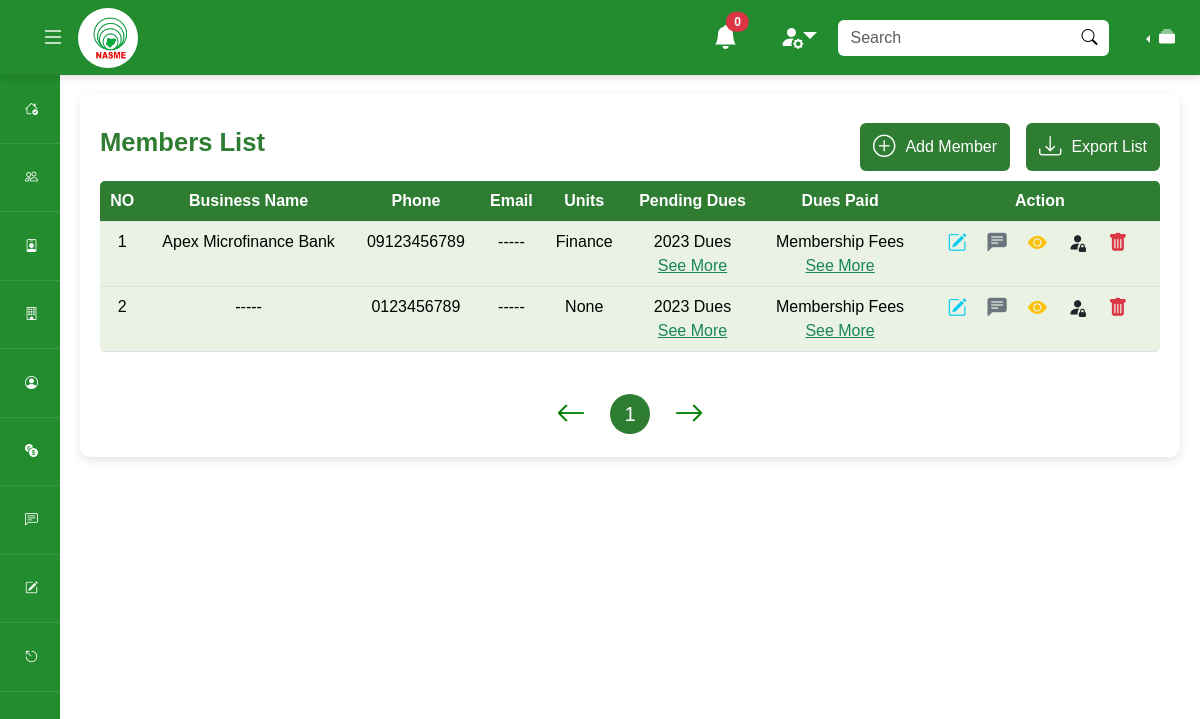
Before: /testadmin/manage-member/ (signed in) with the older database file.
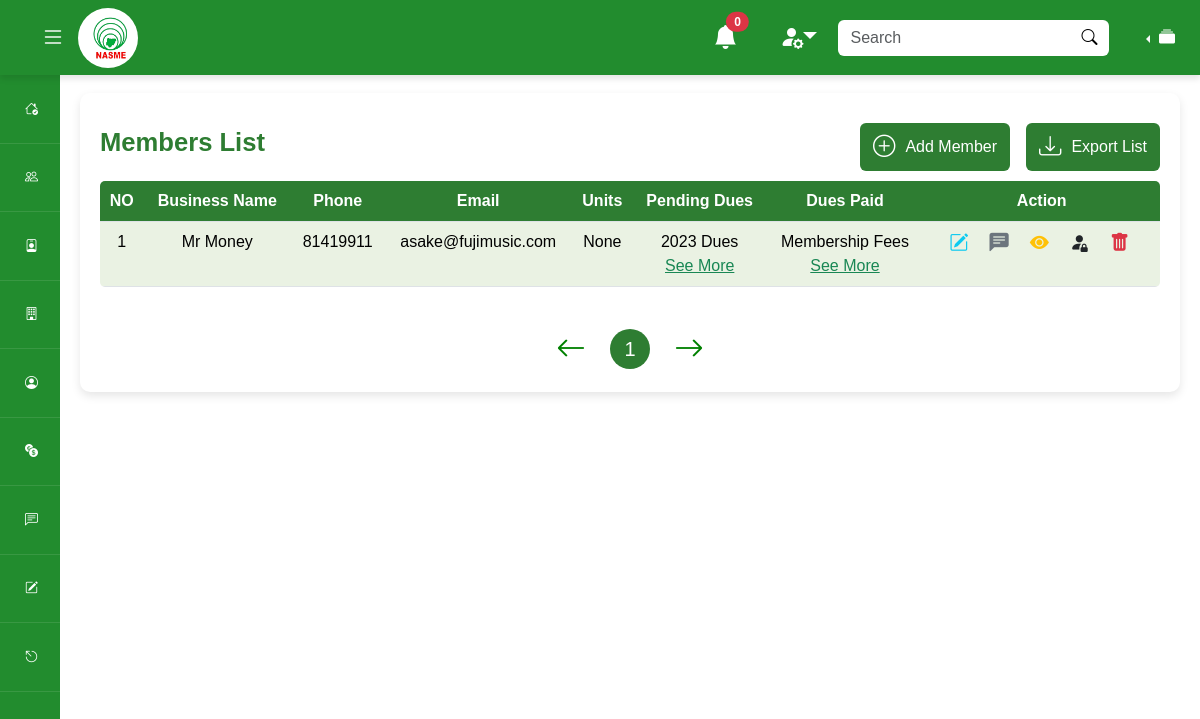
After: the same page with the newer database file.
### mainapp/models.py (models this page shows, shortened)
class User(AbstractUser):
    profile_pic = models.ImageField(upload_to='profile_pics/', blank=True, null=True)
    phone_num = models.CharField(null=True, max_length=20, validators=[validators.MinLengthValidator(10)])
    dob = models.DateField(auto_now=False, auto_now_add=False, null=True)
    has_filled_profile = models.BooleanField(default=False)
    last_updated = models.DateTimeField(auto_now=True)
    created_at = models.DateTimeField(auto_now_add=True)
    random_id = models.CharField(max_length=24, null=True)
    suspend_message = models.CharField(max_length=500, null=True)
    is_suspended = models.BooleanField(default=False)

class Business(models.Model):
    owner = models.OneToOneField(User, on_delete=models.CASCADE,)
    unit = models.OneToOneField(Unit, on_delete=models.CASCADE, null=True, blank=True)
    name = models.CharField(max_length=200)
    address  = models.CharField(max_length=100)
    about = models.TextField()
    services = models.CharField(max_length=500, help_text='Add services seperated by comma "," ')
    phone_num = models.CharField(max_length=20, null=True)
    email = models.EmailField(max_length=254, null=True)
    class Meta:
        verbose_name = ('Business')
        verbose_name_plural = ('Businesses')

class Unit(models.Model):
    unit_name = models.CharField(max_length=100)
    date_created = models.DateField(auto_now_add=True)
    def __str__(self):
        return self.unit_name

### adminapp/views.py (the view, shortened to what this page needs)
# urls.py: path('manage-member/', views.manage_member, name='manage-member'),
def manage_member(request):
    if request.user.is_authenticated == False and request.user.is_staff == False:
        return redirect('admin-login')
    members = User.objects.filter(is_staff = False)
    members = members.filter(is_active = True)
    businesses = Business.objects.filter(owner__is_active = True)
    context = {
        'members' : members,
        'businesses' : businesses,
    }
    return render(request, "adminapp/manage-membs.html",context)

### adminapp/context_processor.py (called while the page is built)
def global_resources(request):
    all_units = Unit.objects.all()
    context = {
        'units': all_units
    }
    return context

### templates/adminapp/manage-membs.html (shortened to what the changed rows need)
{% extends 'partials/base.html' %} {% load static %} {% block styles %}
<link rel="stylesheet" href="{% static 'css/styles.css' %}" />
{% endblock styles %} {% block content %}
<div class="w-100 my-5 table-contents">
  <div class="row justify-content-center align-items-center h-100">
    <div class="col-lg-12">
      <div class="table-container">
        <div class="table-actions">
          <h2>Members List</h2>
        </div>
        <div class="table-responsive-xxl w-100">
          <table class="table table-hover">
            <thead>
              <tr>
                <th class="text-center">NO</th>
                <th class="text-center">Business Name</th>
                <th class="text-center">Phone</th>
                <th class="text-center">Email</th>
                <th class="text-center">Units</th>
                <th class="text-center">Pending Dues</th>
                <th class="text-center">Dues Paid</th>
                <th class="text-center">Action</th>
              </tr>
            </thead>
            <tbody>
              {% for member in members %}
              <tr>
                <td>{{forloop.counter}}</td>
                <td>{% if member.business %}{{member.business.name}}{% else %}{{member.username}}{% endif %}</td>
                <td>{{member.phone_num}}</td>
                <td>{{member.email}}</td>
                <td>{% if member.business %}{{member.business.unit}}{% else %}N/A{% endif %}</td>
                <td>
                  2023 Dues<br /><a href="#" class="text-success">See More</a>
                </td>
                <td>
                  Membership Fees<br /><a href="#" class="text-success">See More</a>
                </td>
                <td class="action-icons">
                  <div class="action-icons-container">
                    <a href="#editMemberModal" data-bs-memberId="{{business.owner.random_id}}" data-bs-toggle="modal"
                      data-bs-business='
                      {
                        "memberName": "{{business.name}}",
                        "memberNum": "{{business.owner.phone_num}}",
                        "memberEmail": "{{business.owner.email}}",
                        "memberPfp" : "{% if business.owner.profile_pic.url is not None %}{{business.owner.profile_pic.url}}{% else %}{% endif %}"
                      }
                    ' class="text-info" title="edit-member"><i class="bi bi-pencil-square"></i></a>
                    <a href="#MessageMemberModal" data-bs-memberId="{{business.owner.random_id}}"
                      data-bs-businessName='{{business.name}}' data-bs-toggle="modal" class="text-secondary"
                      title="message-member"><i class="bi bi-chat-left-text-fill"></i></a>
                    <a href="#" class="text-warning" title="view-member-details"><i class="bi bi-eye-fill"></i></a>
                    <a href="#SuspendMemberModal" data-bs-memberId="{{business.owner.random_id}}"
                      data-bs-businessName='{{business.name}}' class="text-dark" data-bs-toggle="modal"
                      title="Suspend-member"><i class="bi bi-person-fill-lock"></i></a>
                    <a href="#deleteMembermodal" data-bs-memberId="{{business.owner.random_id}}" data-bs-toggle="modal"
                      class="text-danger" title="Delete-member"><i class="bi bi-trash-fill"></i></a>
                  </div>
                </td>
              </tr>
              {% endfor %}
            </tbody>
          </table>
        </div>
      </div>
    </div>
  </div>
</div>
</div>
{% endblock content %}

Changed rows visible on the page:
no longer on this page (row edited): User: business.name "Apex Microfinance Bank", phone_num "09123456789", email "-----", business.unit "Finance"
removed User: business.name "-----", phone_num "0123456789", email "-----", business.unit "None"
added User: business.name "Mr Money", phone_num "81419911", email "asake@fujimusic.com", business.unit "None"
